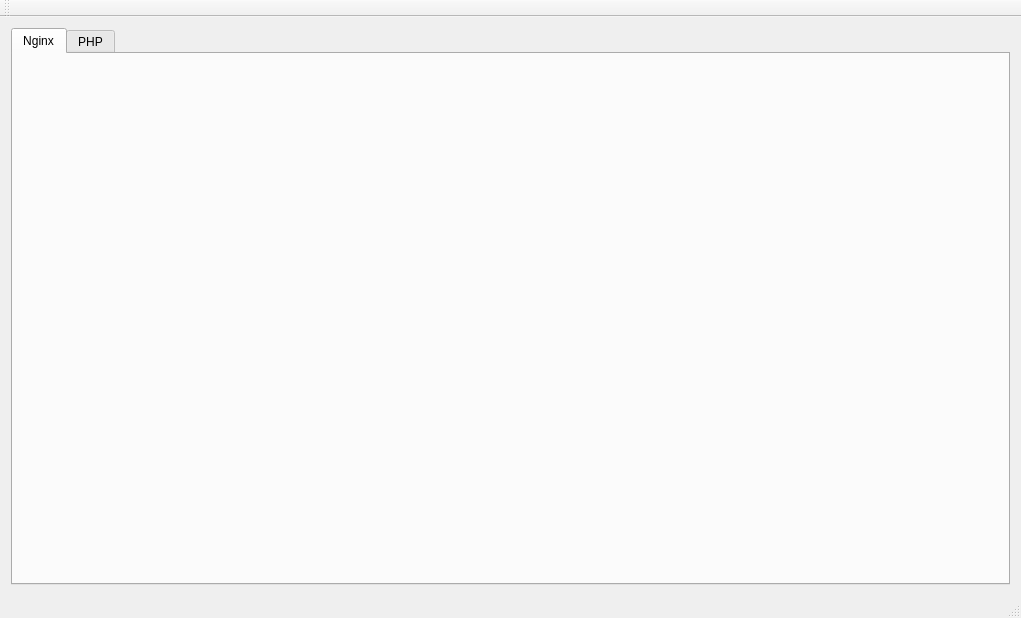
<?xml version="1.0" encoding="UTF-8"?>
<ui version="4.0">
 <class>MainWindow</class>
 <widget class="QMainWindow" name="MainWindow">
  <property name="geometry">
   <rect>
    <x>0</x>
    <y>0</y>
    <width>1021</width>
    <height>618</height>
   </rect>
  </property>
  <property name="windowTitle">
   <string>MainWindow</string>
  </property>
  <widget class="QWidget" name="centralWidget">
   <layout class="QVBoxLayout" name="verticalLayout">
    <item>
     <widget class="QTabWidget" name="tabWidget">
      <property name="currentIndex">
       <number>0</number>
      </property>
      <widget class="NginxView" name="nginxTab">
       <attribute name="title">
        <string>Nginx</string>
       </attribute>
      </widget>
      <widget class="PHPView" name="phpTab">
       <attribute name="title">
        <string>PHP</string>
       </attribute>
      </widget>
     </widget>
    </item>
   </layout>
  </widget>
  <widget class="QMenuBar" name="menuBar">
   <property name="geometry">
    <rect>
     <x>0</x>
     <y>0</y>
     <width>1021</width>
     <height>26</height>
    </rect>
   </property>
  </widget>
  <widget class="QToolBar" name="mainToolBar">
   <attribute name="toolBarArea">
    <enum>TopToolBarArea</enum>
   </attribute>
   <attribute name="toolBarBreak">
    <bool>false</bool>
   </attribute>
  </widget>
  <widget class="QStatusBar" name="statusBar"/>
  <action name="actionVisible">
   <property name="checkable">
    <bool>true</bool>
   </property>
   <property name="checked">
    <bool>true</bool>
   </property>
   <property name="text">
    <string>Visible</string>
   </property>
   <property name="toolTip">
    <string>Visible</string>
   </property>
  </action>
  <action name="actionQuit">
   <property name="text">
    <string>Quit</string>
   </property>
   <property name="toolTip">
    <string>Quit</string>
   </property>
  </action>
 </widget>
 <layoutdefault spacing="6" margin="11"/>
 <customwidgets>
  <customwidget>
   <class>NginxView</class>
   <extends>QWidget</extends>
   <header>src/form/nginxview.h</header>
   <container>1</container>
  </customwidget>
  <customwidget>
   <class>PHPView</class>
   <extends>QWidget</extends>
   <header>src/form/phpview.h</header>
   <container>1</container>
  </customwidget>
 </customwidgets>
 <resources/>
 <connections/>
</ui>
